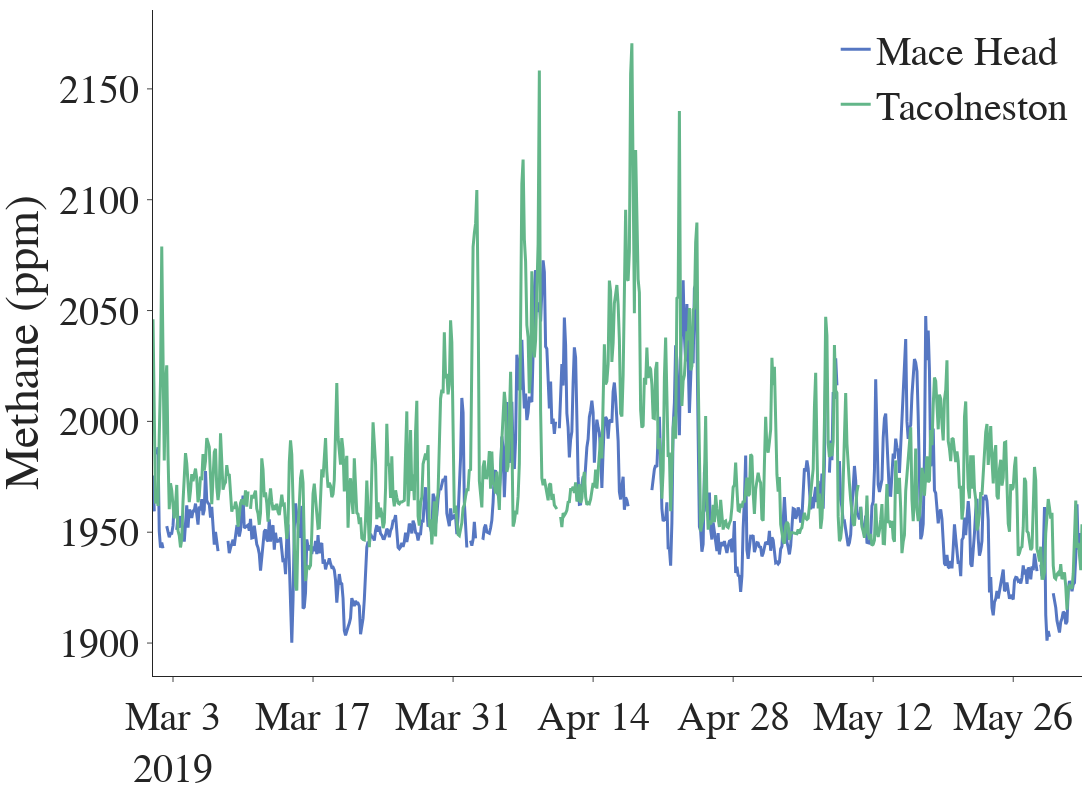

The code cell stored with this chart in its notebook:
### Code cell
fig = go.Figure()

alpha = 0.6
color_mhd = ["rgba(86, 119, 194, 1)", f"rgba(86, 119, 194, {alpha})"]
color_tac = ["rgba(99, 182, 137, 1)", f"rgba(99, 182, 137, {alpha})"]

date_range = ["2019-05-19", "2019-06-21"]
date_range = ["2019-03-01", "2019-06-01"]

fig.add_trace(go.Scatter(
    x=df_mhd.loc[date_range[0]:date_range[1]].index,
    y=df_mhd.loc[date_range[0]:date_range[1]].mf.values,
    mode='lines',
    line=dict(color=color_mhd[0], width=3.),
    showlegend=True,
    name="Mace Head",
    ))

fig.add_trace(go.Scatter(
    x=df_tac.loc[date_range[0]:date_range[1]].index,
    y=df_tac.loc[date_range[0]:date_range[1]].mf.values,
    mode='lines',
    line=dict(color=color_tac[0], width=3.),
    showlegend=True,
    name="Tacolneston",
    ))

fig.update_layout(
    yaxis_title="Methane (ppm)",
    template="simple_white",
    autosize=False,
    width=550*2,
    height=400*2,
    legend=dict(
        yanchor="top",
        y=0.99,
        xanchor="right",
        x=0.99,
        traceorder="normal"),
    margin=dict(l=55, r=10, t=10, b=40),
    # paper_bgcolor='rgba(0,0,0,0)',
    # plot_bgcolor='rgba(0,0,0,0)'
)


fig.layout.font.size=40
fig.layout.font.family="Arial"

fig.write_image("CH4_data_example.png")

fig.show()

### Figure 1 — Plotly figure (JSON) as saved in the notebook; plotly's stock layout.template omitted (floating-point values rounded to 4 significant figures; data arrays with more than 128 entries replaced by an {"elided": "..."} marker saying what was removed)
{"data": [{"line": {"color": "rgba(86, 119, 194, 1)", "width": 3}, "mode": "lines", "name": "Mace Head", "showlegend": true, "type": "scatter", "x": {"elided": "744 str values"}, "y": {"elided": "744 float values"}}, {"line": {"color": "rgba(99, 182, 137, 1)", "width": 3}, "mode": "lines", "name": "Tacolneston", "showlegend": true, "type": "scatter", "x": {"elided": "744 str values"}, "y": {"elided": "744 float values"}}], "layout": {"autosize": false, "font": {"family": "Arial", "size": 40}, "height": 800, "legend": {"traceorder": "normal", "x": 0.99, "xanchor": "right", "y": 0.99, "yanchor": "top"}, "margin": {"b": 40, "l": 55, "r": 10, "t": 10}, "width": 1100, "yaxis": {"title": {"text": "Methane (ppm)"}}}}
